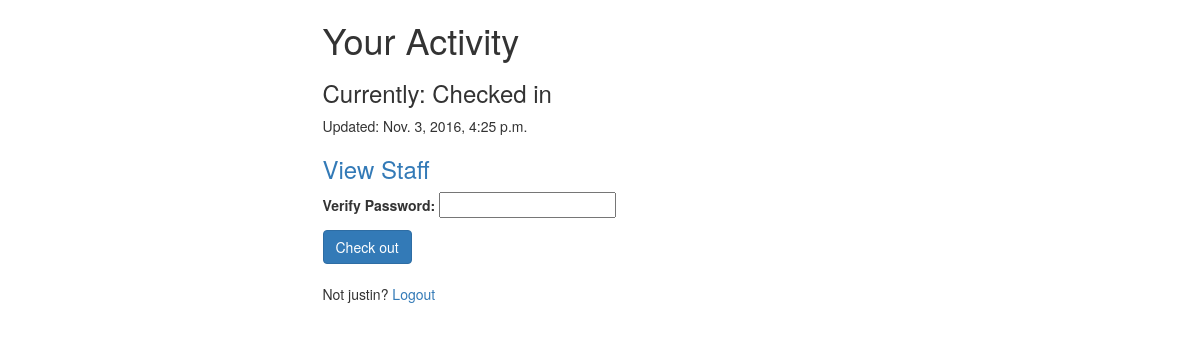
Screenshot of / (signed in) with the database file from the repository.
### timeclock/models.py (models this page shows, shortened)
class UserActivity(models.Model):
    user = models.ForeignKey(settings.AUTH_USER_MODEL)
    activity = models.CharField(max_length=120, default='checkin', choices=USER_ACTIVITY_CHOICES)
    timestamp = models.DateTimeField(auto_now_add=True)
    objects = UserActivityManager()
    abc = UserActivityManager()
    class Meta:
        verbose_name = 'User Activity'
        verbose_name_plural = "User Activities"
    @property
    def next_activity(self):
        next = "Check in"
        if self.activity == 'checkin':
            next = "Check out"
        return next
    @property
    def current(self):
        current = 'Checked Out'
        if self.activity == 'checkin':
            current = "Checked in"
        return current

### timeclock/views.py (the view, shortened to what this page needs)
# urls.py: url(r'^$', ActivityView.as_view()),
class ActivityView(View):
    @method_decorator(login_required)
    def dispatch(self, *args, **kwargs):
        return super(ActivityView, self).dispatch(*args, **kwargs)
    def get(self, request, *args, **kwargs):
        if request.session.get("username"):
            username_auth = request.user.username
            username_ses = request.session.get("username")
        if username_ses == username_auth:
            username = username_auth
            context = {}
            if username:
                form = UserActivityForm(initial={"username": username})
                context["form"] = form
                if request.user.is_authenticated():
                    obj = UserActivity.objects.current(request.user)
                    context['object'] = obj
        else:
            logout(request)
            return HttpResponseRedirect("/login/")
        return render(request, "timeclock/activity-view.html", context)

### timeclock/forms.py (shortened to what this page needs)
class UserActivityForm(forms.Form):
    username = forms.CharField(widget=forms.HiddenInput)
    password = forms.CharField(label='Verify Password', widget=forms.PasswordInput)

### timeclock/models.py (called while the page is built)
    def current(self, user=None):
        if user is None:
            return self
        return self.filter(user=user).order_by('-timestamp').first()

    def get_queryset(self, *args, **kwargs):
        return UserActivityQuerySet(self.model, using=self._db)

    def current(self, user=None):
        if user is None:
            return None
        current_obj = self.get_queryset().current(user)
        return current_obj

### timeclock/templates/timeclock/activity-view.html (shortened to what this page needs)
{% extends "base.html" %}
{% block content %}
{% if object %}
<h1>Your Activity</h1>
<h3>Currently: {{ object.current }}</h3>
<p>Updated: {{ object.timestamp }}</p>
{% endif %}
{% if user.is_staff %}
<h3><a href='/users/'>View Staff</a></h3>
{% endif %}
<form method='POST' action=''>
    {{ form.as_p }}
    <input  class='btn btn-primary' type='submit' value='{% if object %}{{object.next_activity }}{% else %}Check in{% endif %}' />
</form>
<br/>
<p>Not {{ object.user.username }}? <a href='/logout'>Logout</a></p>
{% endblock %}

### rows the page displays
UserActivity: current "Checked in", timestamp "Nov. 3, 2016, 4:25 p.m.", next_activity "Check out", user.username "justin"
